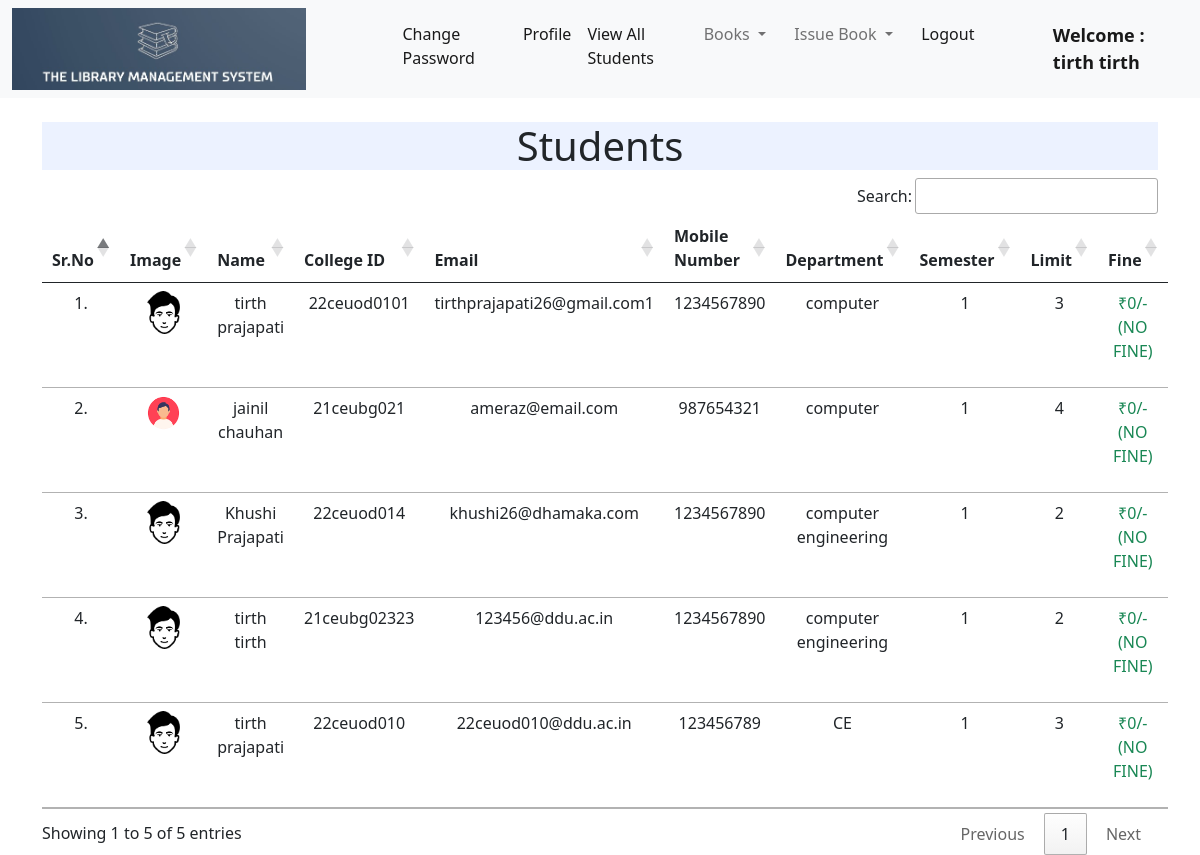
/librarian/viewStudents (signed in), run on the app's committed database.
### main/models.py (models this page shows)
class Student(models.Model):
    user = models.OneToOneField(User, on_delete=models.CASCADE)
    sem = models.IntegerField()
    dept = models.CharField(max_length=35)
    isActive = models.BooleanField(default=False)
    mobile = models.IntegerField()
    admissionDate = models.DateField(null= False)
    dob = models.DateField(null = False)
    image = models.ImageField(upload_to="", blank=True)
    limit = models.IntegerField(default = 4)
    fine = models.FloatField(default=0)
    def __str__(self):
        return "```College ID : ["+str(self.user) +"]``````DEPT : ["+str(self.dept)+']```' + "```SEM : ["+str(self.sem)+']```' +"```Limit : ["+str(self.limit)+"]```"

### librarian/views.py (the view)
# urls.py: path('viewStudents',views.viewStudents),
@login_required(login_url = '/librarian/')
def viewStudents(request):
    students = Student.objects.all()
    print(students)
    issueCount = []
    for student in students:
        issues = Issues.objects.filter(student_id = student)
        issues = len(issues)
        issueCount.append(issues)
    return render(request, "viewStudents.html", {'students':students,'issueCount':issueCount})

### templates/viewStudents.html (shortened to what this page needs)
{% extends 'libNavBar.html' %}
{% load static %}
{% block body %}
<div class="container mt-4">
    <h1 class="text-center" style=" background-color : #ECF2FF"> Students</h1>
    <table class="table table-hover" id="example">
        <thead>
            <tr class="text-center">
                <th>Sr.No</th>
                <th>Image</th>
                <th>Name</th>
                <th>College ID</th>
                <th>Email</th>
                <th>Mobile Number</th>
                <th>Department</th>
                <th>Semester</th>
                <th>Limit</th>
                <th>Fine</th>
            </tr>
        </thead>
        <tbody>
            {% for student in students %}
            <tr class="text-center">
                <td>{{forloop.counter}}.</td>
                <td><img src="{{student.image.url}}" alt="" width="50%" height="50%"></td>
                <td>{{student.user.get_full_name}}</td>
                <td>{{student.user.username}}</td>
                <td>{{student.user.email}}</td>
                <td>{{student.mobile}}</td>
                <td>{{student.dept}}</td>
                <td>{{student.sem}}</td>
                <td>{{student.limit}}</td>
                <td>{% if student.fine == 0%}
                    <p class="text-success"> ₹0/- (NO FINE) </p></td>
                    {%else%}
                    <p class="text-danger"> ₹{{student.fine}}/- </p>
                    {%endif%}
            </tr>
            {% endfor %}
        </tbody>
    </table>
    </div>
{% endblock %}

### templates/libNavBar.html (shortened to what this page needs)
<!doctype html>
<html lang="en">
  <head>
    <link href="https://cdn.jsdelivr.net/npm/bootstrap@5.1.0/dist/css/bootstrap.min.css" rel="stylesheet">
    <link rel="stylesheet" href="https://cdn.datatables.net/1.10.25/css/jquery.dataTables.min.css">
    <link rel="stylesheet" href="https://cdn.datatables.net/buttons/1.7.1/css/buttons.dataTables.min.css">
    {% load static%}
  </head>
  <body>
    <nav class="navbar navbar-expand-lg navbar-light bg-light">
        <div class="container-fluid">
         <img src="{% static 'Logo.jpg' %}" width="25%" height="25%" alt="Image Not Found">
         <div class="collapse navbar-collapse" id="navbarSupportedContent">
            <ul class="navbar-nav me-auto mb-2 mb-lg-0">
              <li class="nav-item">
                <a class="nav-link active" aria-current="page" href="changePass">Change Password</a>
              </li>
              <li class="nav-item">
                <a class="nav-link active" aria-current="page" href="home">Profile</a>
              </li>
              <li class="nav-item">
                <a class="nav-link active" aria-current="page" href="viewStudents">View All Students</a>
              </li>
              <li class="nav-item dropdown">
                <a class="nav-link dropdown-toggle" href="#" id="navbarDropdown" role="button" data-bs-toggle="dropdown" aria-expanded="false">
                  Books
                </a>
              </li>
              <li class="nav-item dropdown">
                <a class="nav-link dropdown-toggle" href="#" id="navbarDropdown" role="button" data-bs-toggle="dropdown" aria-expanded="false">
                  Issue Book
                </a>
              </li>
              <li class="nav-item">
                <a class="nav-link active" aria-current="page" href="logout"onclick="return confirm('Do you really want to logout?')">Logout</a>
              </li>
              <li class="nav-item">
                <a style="font-weight:600; font-family:'Segoe UI', Tahoma, Geneva, Verdana, sans-serif; font-size: large;" class="nav-link active" href="#">Welcome : {{request.user.get_full_name}}</a>
              </li>
            </ul>
          </div>
        </div>
      </nav>
      {% block body %}
      {% endblock %}
  </body>
</html>

### data on the page
Student: image (picture), user.get_full_name "tirth prajapati", user.username "22ceuod0101", user.email "tirthprajapati26@gmail.com1", mobile "1234567890", dept "computer", sem "1", limit "3", fine "₹0/- (NO FINE)"
Student: image (picture), user.get_full_name "jainil chauhan", user.username "21ceubg021", user.email "ameraz@email.com", mobile "987654321", dept "computer", sem "1", limit "4", fine "₹0/- (NO FINE)"
Student: image (picture), user.get_full_name "Khushi Prajapati", user.username "22ceuod014", user.email "khushi26@dhamaka.com", mobile "1234567890", dept "computer engineering", sem "1", limit "2", fine "₹0/- (NO FINE)"
Student: image (picture), user.get_full_name "tirth tirth", user.username "21ceubg02323", user.email "123456@ddu.ac.in", mobile "1234567890", dept "computer engineering", sem "1", limit "2", fine "₹0/- (NO FINE)"
Student: image (picture), user.get_full_name "tirth prajapati", user.username "22ceuod010", user.email "22ceuod010@ddu.ac.in", mobile "123456789", dept "CE", sem "1", limit "3", fine "₹0/- (NO FINE)"

### other printed values
{{ request.user.get_full_name }} "tirth tirth"
